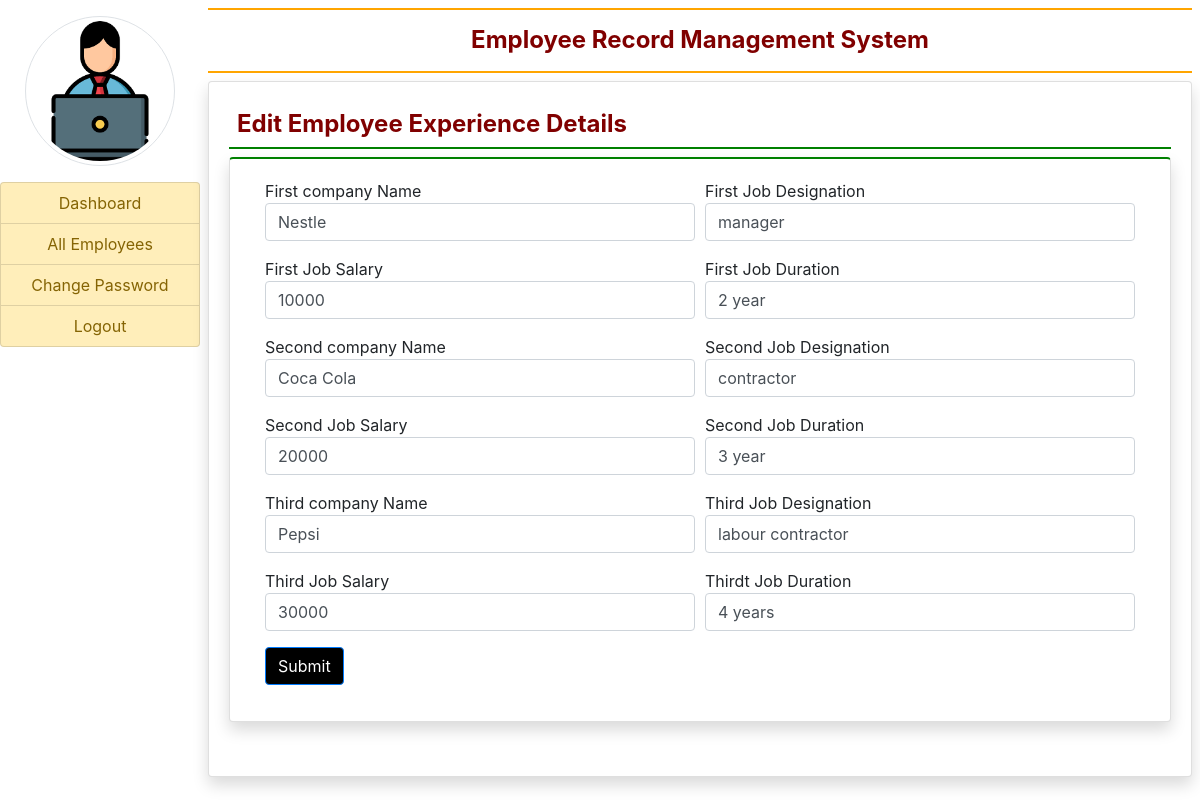
The app's page /admin_edit_experience/4 (signed in) with its own data.
### employee/models.py (models this page shows, shortened)
class EmployeeExperience(models.Model):
    user = models.ForeignKey(User,on_delete=models.CASCADE)
    company1_name = models.CharField(max_length=100,null=True)
    company1_designation = models.CharField(max_length=100,null=True)
    company1_salary = models.CharField(max_length=100,null=True)
    company1_duration = models.CharField(max_length=100,null=True)
    company2_name = models.CharField(max_length=100,null=True)
    company2_designation = models.CharField(max_length=100,null=True)
    company2_salary = models.CharField(max_length=100,null=True)
    company2_duration = models.CharField(max_length=100,null=True)
    company3_name = models.CharField(max_length=100,null=True)
    company3_designation = models.CharField(max_length=100,null=True)
    company3_salary = models.CharField(max_length=100,null=True)
    company3_duration = models.CharField(max_length=100,null=True)

### employee/views.py (the view, shortened to what this page needs)
# urls.py: path('admin_edit_experience/<int:pid>', admin_edit_experience, name="admin_edit_experience"),
def admin_edit_experience(request,pid):
    if not request.user.is_authenticated:
        return redirect('emp_login')
    error = ""
    user = User.objects.get(id=pid)
    experience = EmployeeExperience.objects.get(user=user)
    d = {'error':error}
    return render(request, 'admin_edit_experience.html',locals())

### employee/templates/admin_edit_experience.html (shortened to what this page needs)
{% extends 'admin_navigation.html' %}
{% block content %}
<h4 class="p-2 font-weight-bold " style="border-bottom: 2px solid green; color: maroon;"> Edit Employee Experience Details</h4>
        <div class="card shadow" style="border-top: 2px solid green;">
            <div class="card-body">
                <div class="container-fluid">
                    <form method="post">
                        <div class="form-row">
                            <div class="col-sm-6">
                                <div class="form-group">
                                    <labe>First company Name</labe>
                                    <input type="text" name="name1" class="form-control" placeholder="Enter First Company Name"  value="{{experience.company1_name}}">
                                </div>
                        </div>
                        <div class="col-sm-6">
                            <div class="form-group">
                                <labe>First Job Designation</labe>
                                <input type="text" name="jobdesignation1" class="form-control" placeholder="Enter Job designation" value="{{experience.company1_designation}}">
                            </div>
                        </div>
                        <div class="col-sm-6">
                            <div class="form-group">
                                <labe>First Job Salary</labe>
                                <input type="text" name="jobsalary1" class="form-control" placeholder="Enter Job Salary" value="{{experience.company1_salary}}">
                            </div>
                        </div>
                        <div class="col-sm-6">
                            <div class="form-group">
                                <labe>First Job Duration</labe>
                                <input type="text" name="jobduration1" class="form-control" placeholder="Enter Duration" value="{{experience.company1_duration}}">
                            </div>
                        </div>
                        <div class="col-sm-6">
                            <div class="form-group">
                                <labe>Second company Name</labe>
                                <input type="text" name="name2" class="form-control" placeholder="Enter second Company Name"  value="{{experience.company2_name}}">
                            </div>
                    </div>
                    <div class="col-sm-6">
                        <div class="form-group">
                            <labe>Second Job Designation</labe>
                            <input type="text" name="jobdesignation2" class="form-control" placeholder="Enter Job designation" value="{{experience.company2_designation}}">
                        </div>
                    </div>
                    <div class="col-sm-6">
                        <div class="form-group">
                            <labe>Second Job Salary</labe>
                            <input type="text" name="jobsalary2" class="form-control" placeholder="Enter Job Salary" value="{{experience.company2_salary}}">
                        </div>
                    </div>
                    <div class="col-sm-6">
                        <div class="form-group">
                            <labe>Second Job Duration</labe>
                            <input type="text" name="jobduration2" class="form-control" placeholder="Enter Duration" value="{{experience.company2_duration}}">
                        </div>
                    </div>
                    <div class="col-sm-6">
                        <div class="form-group">
                            <labe>Third company Name</labe>
                            <input type="text" name="name3" class="form-control" placeholder="EnterThird Company Name"  value="{{experience.company3_name}}">
                        </div>
                </div>
                <div class="col-sm-6">
                    <div class="form-group">
                        <labe>Third Job Designation</labe>
                        <input type="text" name="jobdesignation3" class="form-control" placeholder="Enter Job designation" value="{{experience.company3_designation}}">
                    </div>
                </div>
                <div class="col-sm-6">
                    <div class="form-group">
                        <labe>Third Job Salary</labe>
                        <input type="text" name="jobsalary3" class="form-control" placeholder="Enter Job Salary" value="{{experience.company3_salary}}">
                    </div>
                </div>
                <div class="col-sm-6">
                    <div class="form-group">
                        <labe>Thirdt Job Duration</labe>
                        <input type="text" name="jobduration3" class="form-control" placeholder="Enter Department" value="{{experience.company3_duration}}">
                    </div>
                </div>
                        <br>
                <input type="submit" value="Submit" class=" btn btn-primary" style="background-color: black; color: white; margin-left: 5px;">
                    </form>
                </div>
            </div>
        </div>
{% endblock %}

### records on screen
EmployeeExperience: name1 "Nestle", jobdesignation1 "manager", jobsalary1 "10000", jobduration1 "2 year", name2 "Coca Cola", jobdesignation2 "contractor", jobsalary2 "20000", jobduration2 "3 year", name3 "Pepsi", jobdesignation3 "labour contractor", jobsalary3 "30000", jobduration3 "4 years"
